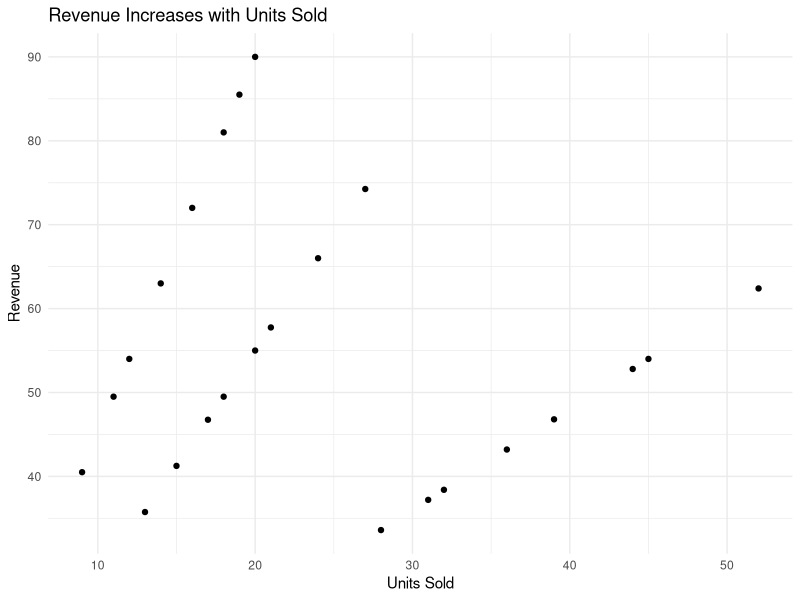
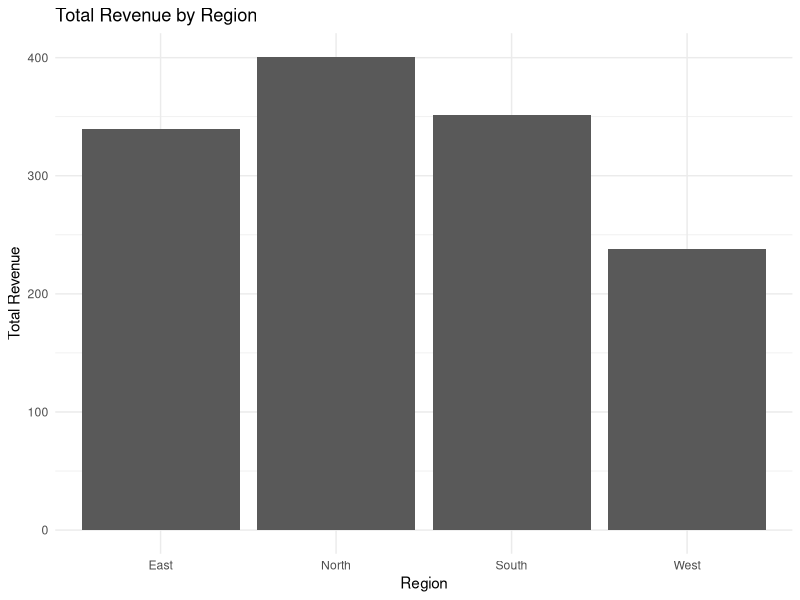
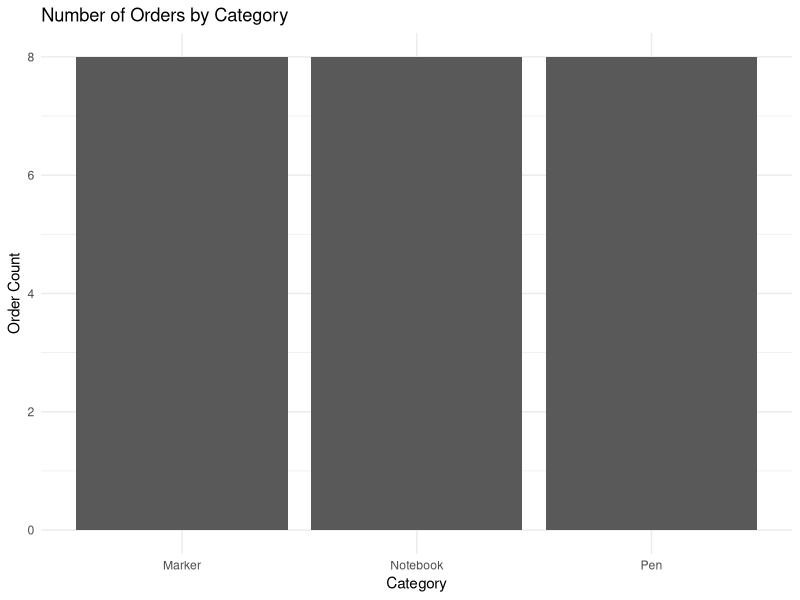
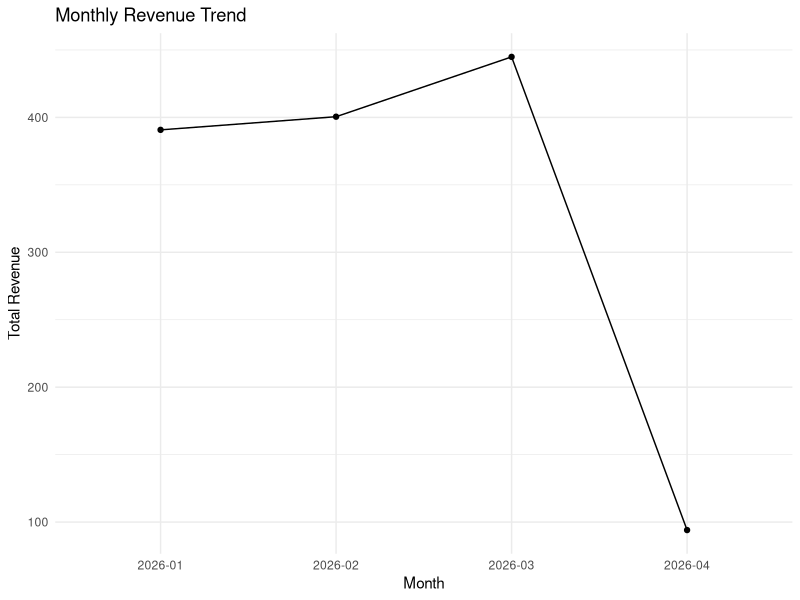
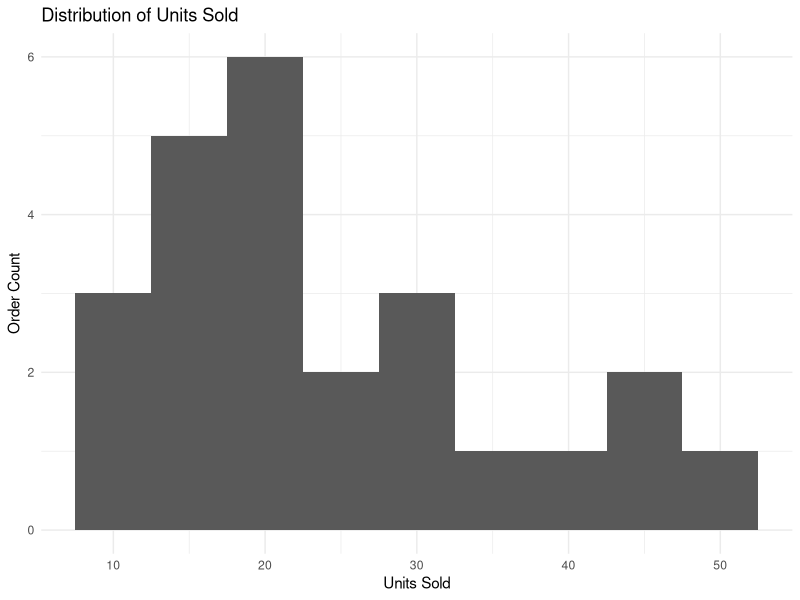
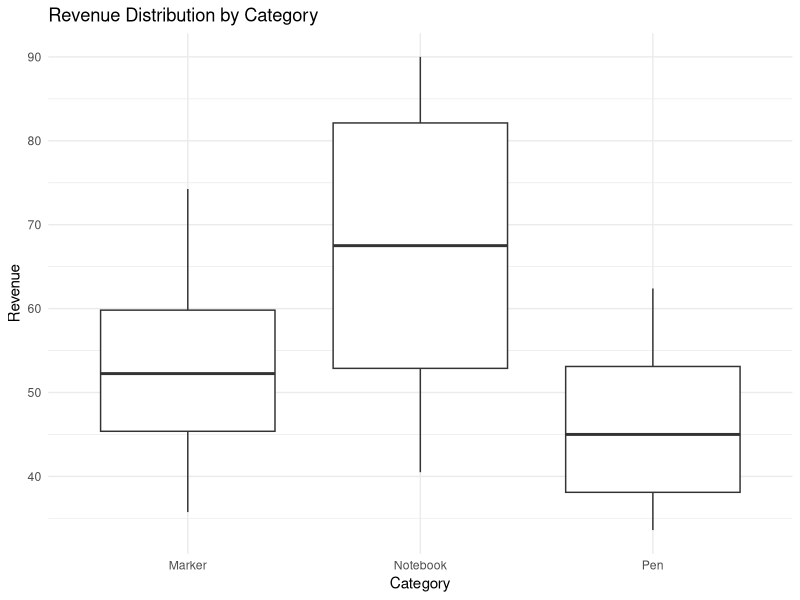
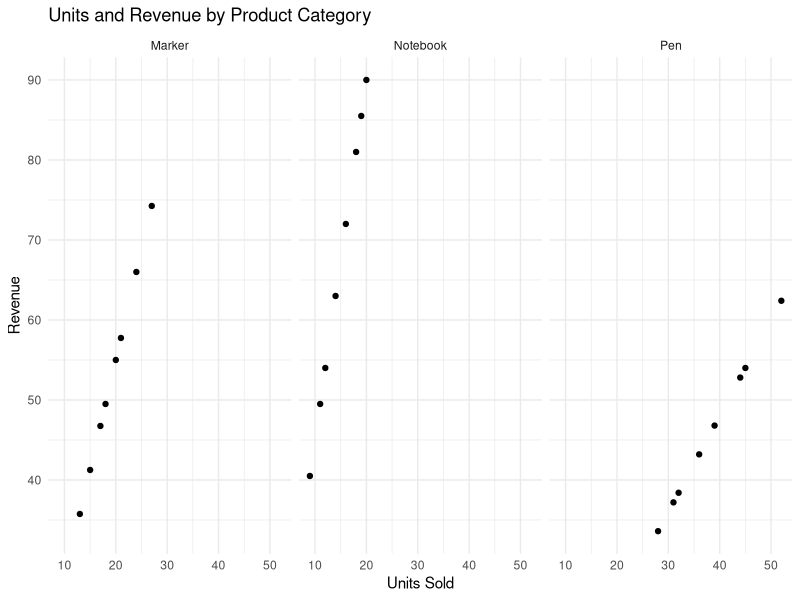

R code for these plots, in order:
# Week 3: Visualization with ggplot2
# Goal: choose the right chart type for common analysis questions.

library(tidyverse)

sales <- read_csv("data/sales.csv") |>
  mutate(
    date = as.Date(date),
    revenue = units * unit_price,
    month = format(date, "%Y-%m")
  )

# 1. Scatter plot: relationship between two numeric variables
ggplot(sales, aes(x = units, y = revenue)) +
  geom_point() +
  labs(
    title = "Revenue Increases with Units Sold",
    x = "Units Sold",
    y = "Revenue"
  ) +
  theme_minimal()

# 2. Bar chart with pre-summarised data: geom_col()
revenue_by_region <- sales |>
  group_by(region) |>
  summarise(total_revenue = sum(revenue), .groups = "drop")

ggplot(revenue_by_region, aes(x = region, y = total_revenue)) +
  geom_col() +
  labs(
    title = "Total Revenue by Region",
    x = "Region",
    y = "Total Revenue"
  ) +
  theme_minimal()

# 3. Bar chart that counts rows: geom_bar()
ggplot(sales, aes(x = category)) +
  geom_bar() +
  labs(
    title = "Number of Orders by Category",
    x = "Category",
    y = "Order Count"
  ) +
  theme_minimal()

# 4. Line chart: trend over time
monthly_revenue <- sales |>
  group_by(month) |>
  summarise(total_revenue = sum(revenue), .groups = "drop")

ggplot(monthly_revenue, aes(x = month, y = total_revenue, group = 1)) +
  geom_line() +
  geom_point() +
  labs(
    title = "Monthly Revenue Trend",
    x = "Month",
    y = "Total Revenue"
  ) +
  theme_minimal()

# 5. Histogram: distribution of one numeric variable
ggplot(sales, aes(x = units)) +
  geom_histogram(binwidth = 5) +
  labs(
    title = "Distribution of Units Sold",
    x = "Units Sold",
    y = "Order Count"
  ) +
  theme_minimal()

# 6. Boxplot: compare distributions across groups
ggplot(sales, aes(x = category, y = revenue)) +
  geom_boxplot() +
  labs(
    title = "Revenue Distribution by Category",
    x = "Category",
    y = "Revenue"
  ) +
  theme_minimal()

# 7. facet_wrap(): split one chart into small multiples
ggplot(sales, aes(x = units, y = revenue)) +
  geom_point() +
  facet_wrap(~ category) +
  labs(
    title = "Units and Revenue by Product Category",
    x = "Units Sold",
    y = "Revenue"
  ) +
  theme_minimal()

# TRY IT:
# 1. Make a bar chart of total revenue by category.
# 2. Make a scatter plot of units vs revenue, colored by region.
# 3. Make a boxplot of units by region.

# Write your answers below:



# CHECKPOINT:
# Create one chart that supports this question:
# Which category appears to generate the most revenue?
